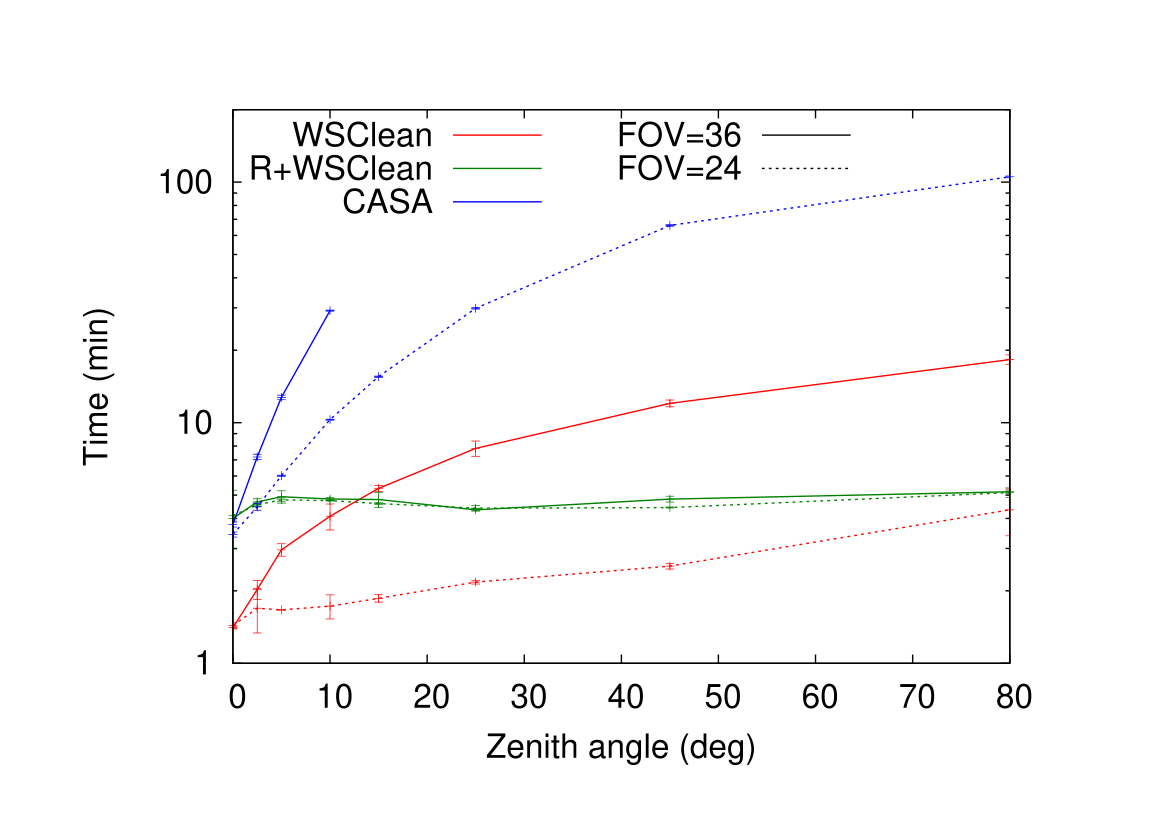

Source code (gnuplot):
set terminal postscript enhanced color font 'Helvetica,24'
set logscale y
set xrange [:80]
set yrange [:200]
set output "za.ps"
set key top left vertical maxrows 3
set xlabel "Zenith angle (deg)"
set ylabel "Time (min)"
plot "timings-za3072-wsclean.txt" using 2:(column(3)/60) with lines lw 2.0 lt 1 title "WSClean", \
     "timings-za3072-wsclean.txt" using 2:(column(3)/60):(column(4)/60*5) with errorbars lt 1 title "", \
		 "timings-za3072-wssclean.txt" using 2:(column(3)/60+132.6/60) with lines lw 2.0 lc rgb "#008000" lt 1 title "R+WSClean", \
     "timings-za3072-wssclean.txt" using 2:(column(3)/60+132.6/60):(column(4)/60*5) with errorbars lc rgb "#008000" lt 1 title "", \
     "timings-za3072-casa.txt" using 2:(column(3)/60) with lines lw 2.0 lt 1 lc 3 title "CASA", \
     "timings-za3072-casa.txt" using 2:(column(3)/60):(column(4)/60*5) with errorbars lt 1 lc 3 title "", \
     "timings-za2048-wsclean.txt" using 2:(column(3)/60) with lines lw 2.0 lt 3 lc 1 title "", \
     "timings-za2048-wsclean.txt" using 2:(column(3)/60):(column(4)/60*5) with errorbars lt 1 title "", \
		 "timings-za2048-wssclean.txt" using 2:(column(3)/60+132.6/60) with lines lw 2.0 lc rgb "#008000" lt 3 title "", \
     "timings-za2048-wssclean.txt" using 2:(column(3)/60+132.6/60):(column(4)/60*5) with errorbars lc rgb "#008000" lt 1 title "", \
     "timings-za2048-casa.txt" using 2:(column(3)/60) with lines lw 2.0 lt 3 lc 3 title "", \
     "timings-za2048-casa.txt" using 2:(column(3)/60):(column(4)/60*5) with errorbars lt 1 lc 3 title "", \
		 NaN lt 1 lw 2 lc rgb "#000000" title "FOV=36", NaN lt 3 lw 2 lc rgb "#000000" title "FOV=24"
